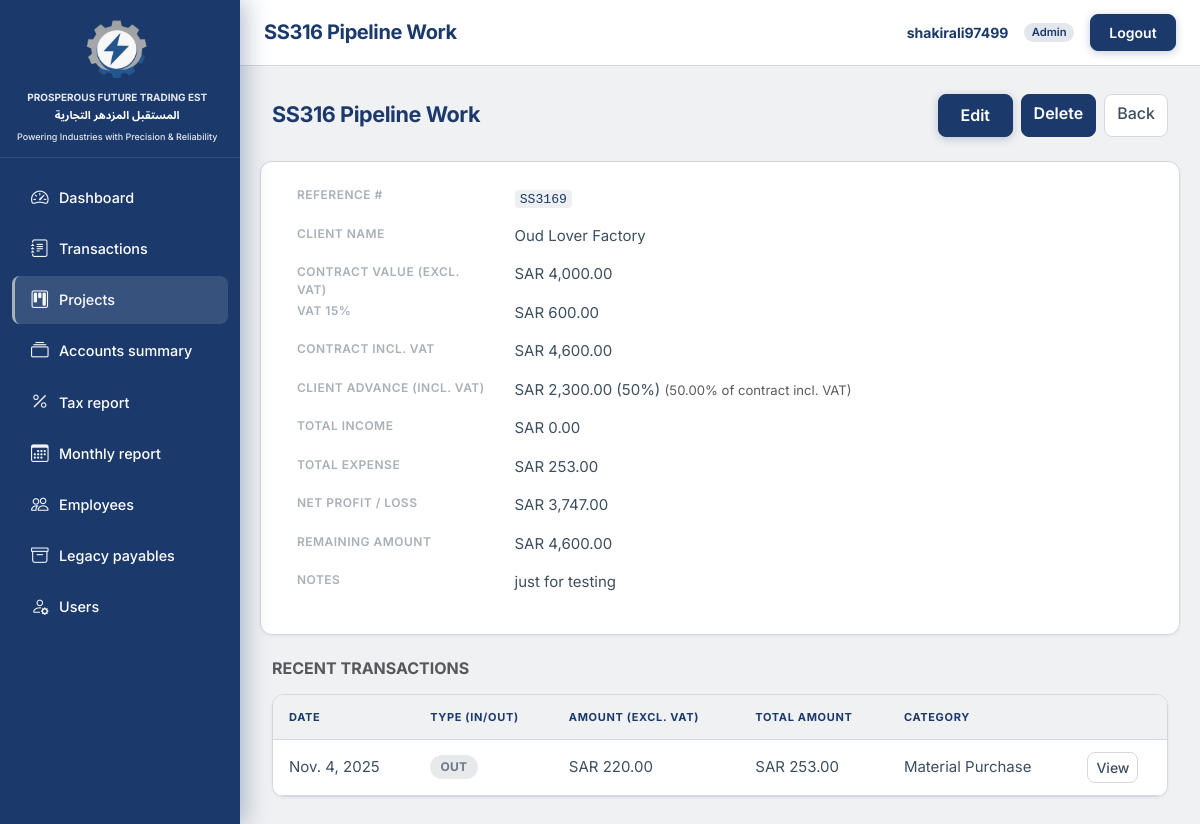
/projects/ref/SS3169/ (signed in), run on an earlier commit of the app's database.
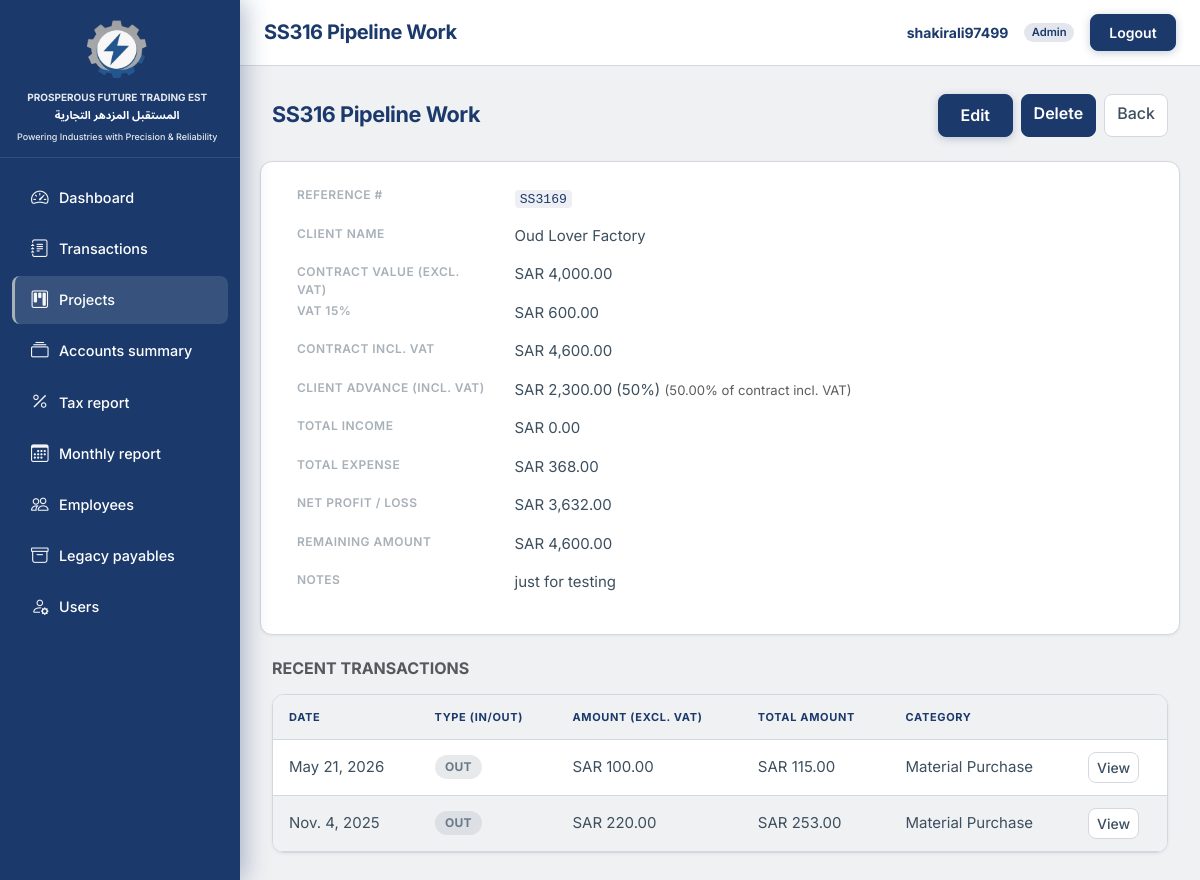
And on a later commit of the database.
### transactions/models.py (models this page shows, shortened)
class Transaction(models.Model):
    reference_number = models.CharField(
        max_length=64,
        unique=True,
        db_index=True,
        verbose_name="Reference #",
    )
    date = models.DateField(db_index=True)
    description = models.CharField(max_length=500, blank=True)
    flow_type = models.CharField(max_length=3, choices=FlowType.choices, db_index=True)
    amount_excl_vat = models.DecimalField(max_digits=14, decimal_places=2)
    account = models.CharField(
        max_length=64,
        db_index=True,
        choices=LedgerAccount.choices,
    )
    category = models.CharField(max_length=128, db_index=True)
    project = models.ForeignKey(
        "projects.Project",
        null=True,
        blank=True,
        on_delete=models.SET_NULL,
        related_name="transactions",
    )
    qty = models.DecimalField(max_digits=14, decimal_places=4, null=True, blank=True)
    rate = models.DecimalField(max_digits=14, decimal_places=4, null=True, blank=True)
    party_name = models.CharField(max_length=255, blank=True)
    party_type = models.CharField(
        max_length=64,
        blank=True,
        null=True,
        choices=PartyType.choices,
    )
    invoice_number = models.CharField(max_length=128, blank=True)
    tax_percent = models.DecimalField(max_digits=6, decimal_places=2, null=True, blank=True)
    tax_amount = models.DecimalField(max_digits=14, decimal_places=2, null=True, blank=True)
    total_amount = models.DecimalField(max_digits=14, decimal_places=2, null=True, blank=True)
    payment_status = models.CharField(
        max_length=64,
        blank=True,
        choices=PaymentStatus.choices,
    )
    notes = models.TextField(blank=True)
    created_at = models.DateTimeField(auto_now_add=True)
    updated_at = models.DateTimeField(auto_now=True)
    class Meta:
        ordering = ["-date", "-pk"]
        indexes = [
            models.Index(fields=["date", "flow_type"]),
            models.Index(fields=["account", "flow_type"]),
        ]

### projects/views.py (the view)
class ProjectDetailView(SessionAuthenticatedMixin, DetailView):
    model = Project
    template_name = "projects/project_detail.html"
    context_object_name = "project"
    def get_object(self, queryset=None):
        if queryset is None:
            queryset = self.get_queryset()
        ref = self.kwargs.get("reference_number")
        if ref:
            return get_object_or_404(queryset, reference_number__iexact=ref.strip())
        return super().get_object(queryset)
    def get_context_data(self, **kwargs):
        ctx = super().get_context_data(**kwargs)
        p = self.object
        qs = p.transactions.select_related("project").order_by("-date", "-pk")
        ctx["transactions"] = qs[:100]
        ti = (
            p.transactions.filter(flow_type=FlowType.IN)
            .filter(paid_status_q())
            .aggregate(s=Sum("total_amount"))["s"]
            or Decimal("0")
        )
        te = (
            p.transactions.filter(flow_type=FlowType.OUT).aggregate(s=Sum("total_amount"))[
                "s"
            ]
            or Decimal("0")
        )
        ctx["total_income_paid"] = ti
        ctx["total_expense"] = te
        if p.contract_value_excl_vat is not None:
            ctx["net_profit"] = p.contract_value_excl_vat - te
        else:
            ctx["net_profit"] = None
        if p.contract_incl_vat is not None:
            ctx["remaining_display"] = p.contract_incl_vat - ti
        else:
            ctx["remaining_display"] = None
        return ctx

### TradingEST/context_processors.py (called while the page is built)
def brand(_request):
    return {
        "brand_name_ar": BRAND_NAME_AR,
        "brand_name_en": BRAND_NAME_EN,
        "brand_tagline": BRAND_TAGLINE,
    }

### TradingEST/formatting.py (called while the page is built)
def _to_decimal(value) -> Decimal | None:
    if value is None or value == "":
        return None
    try:
        d = value if isinstance(value, Decimal) else Decimal(str(value))
        return d.quantize(_TWOPLACES, rounding=ROUND_HALF_UP)
    except (InvalidOperation, TypeError, ValueError):
        return None

def format_number(value) -> str | None:
    d = _to_decimal(value)
    if d is None:
        return None
    return f"{d:,.2f}"

def format_sar(value) -> str | None:
    n = format_number(value)
    if n is None:
        return None
    return f"SAR {n}"

### TradingEST/templatetags/te_format.py (called while the page is built)
@register.filter
def sar(value):
    out = format_sar(value)
    return out if out is not None else "—"

@register.filter
def num(value):
    out = format_number(value)
    return out if out is not None else "—"

### accounts/mixins.py (called while the page is built)
    def dispatch(self, request, *args, **kwargs):
        if not request.user.is_authenticated:
            return HttpResponseRedirect(self.resolve_redirect(request))
        return super().dispatch(request, *args, **kwargs)

### templates/projects/project_detail.html (shortened to what this page needs)
{% extends "base.html" %}
{% block header_title %}{{ project.name }}{% endblock %}
{% block content %}
<div class="te-page-heading-row">
  <h1>{{ project.name }}</h1>
  <div class="d-flex flex-wrap gap-2">
    {% if user.role == 'admin' or user.role == 'accountant' %}
    <a class="btn te-btn-gradient" href="{% url 'projects:edit' project.pk %}">Edit</a>
    <a class="btn te-btn-danger" href="{% url 'projects:delete' project.pk %}">Delete</a>
    {% endif %}
    <a class="btn te-btn-secondary" href="{% url 'projects:list' %}">Back</a>
  </div>
</div>
<dl class="row te-dl-card mb-4">
  <dt class="col-sm-3">Reference #</dt><dd class="col-sm-9"><code>{{ project.reference_number }}</code></dd>
  <dt class="col-sm-3">Client Name</dt><dd class="col-sm-9">{{ project.client_name }}</dd>
  <dt class="col-sm-3">Contract Value (Excl. VAT)</dt><dd class="col-sm-9">{{ project.contract_value_excl_vat|sar }}</dd>
  <dt class="col-sm-3">VAT 15%</dt><dd class="col-sm-9">{{ project.vat_15|sar }}</dd>
  <dt class="col-sm-3">Contract Incl. VAT</dt><dd class="col-sm-9">{{ project.contract_incl_vat|sar }}</dd>
  <dt class="col-sm-3">Client advance (incl. VAT)</dt>
  <dd class="col-sm-9">
    {% if project.advance_amount_incl_vat is not None %}
      {{ project.client_advance_display }}
      {% if project.advance_percent_of_contract %}
      <span class="text-muted small">({{ project.advance_percent_of_contract|num }}% of contract incl. VAT)</span>
      {% endif %}
    {% else %}
      —
    {% endif %}
  </dd>
  <dt class="col-sm-3">Total Income</dt><dd class="col-sm-9">{{ total_income_paid|default:0|sar }}</dd>
  <dt class="col-sm-3">Total Expense</dt><dd class="col-sm-9">{{ total_expense|default:0|sar }}</dd>
  <dt class="col-sm-3">Net Profit / Loss</dt><dd class="col-sm-9">{{ net_profit|sar }}</dd>
  <dt class="col-sm-3">Remaining Amount</dt><dd class="col-sm-9">{{ remaining_display|sar }}</dd>
  <dt class="col-sm-3">Notes</dt><dd class="col-sm-9">{{ project.notes|default:"—"|linebreaks }}</dd>
</dl>
<h2 class="h6 text-muted text-uppercase fw-bold mb-3">Recent transactions</h2>
{% if transactions %}
<div class="te-table-card">
  <div class="table-responsive">
    <table class="table table-sm mb-0 align-middle">
      <thead><tr><th>Date</th><th>Type (IN/OUT)</th><th>Amount (Excl. VAT)</th><th>Total Amount</th><th>Category</th><th></th></tr></thead>
      <tbody>
        {% for t in transactions %}
        <tr>
          <td>{{ t.date }}</td>
          <td>{% include "partials/flow_badge.html" with flow=t.flow_type %}</td>
          <td>{{ t.amount_excl_vat|sar }}</td>
          <td>{{ t.total_amount|sar }}</td>
          <td>{{ t.category }}</td>
          <td><a class="btn btn-sm te-btn-secondary" href="{% url 'transactions:detail' t.pk %}">View</a></td>
        </tr>
        {% endfor %}
      </tbody>
    </table>
  </div>
</div>
{% else %}
<div class="te-page-card te-empty-state py-4">
  <i class="bi bi-journal-x"></i>
  <p class="mb-0">No transactions for this project.</p>
</div>
{% endif %}
{% endblock %}

### templates/partials/flow_badge.html
{% if flow == "IN" %}
<span class="te-badge-flow te-badge-flow--in">IN</span>
{% else %}
<span class="te-badge-flow te-badge-flow--out">OUT</span>
{% endif %}

What changed in the data, as far as the page shows it:
added Transaction: date "May 21, 2026", flow_type "OUT", amount_excl_vat|sar "SAR 100.00", total_amount|sar "SAR 115.00", category "Material Purchase"
Also different on the page:
{{ total_expense|default:0|sar }}: "SAR 253.00" → "SAR 368.00"
{{ net_profit|sar }}: "SAR 3,747.00" → "SAR 3,632.00"
